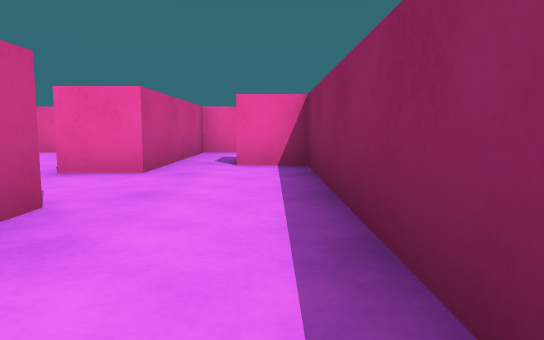
[1] (above)

22 first-person views from a walk through a scene from a Unity 3-D project. The camera is 0.51 m above the floor, tilts 6° down and sees 70° across. The floor is counted in squares, 1 m on a side. Each view is taken from the middle of a square. On the plan, view 1 faces up. The plan holds only what a view shows up to about 9 squares ahead; the rest is blank. The place goes on beyond the plan. The player character is not drawn.

[2]
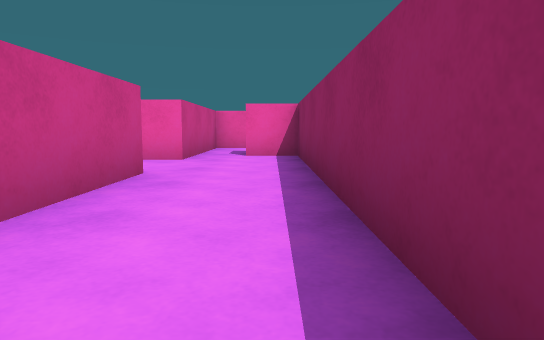

[3]
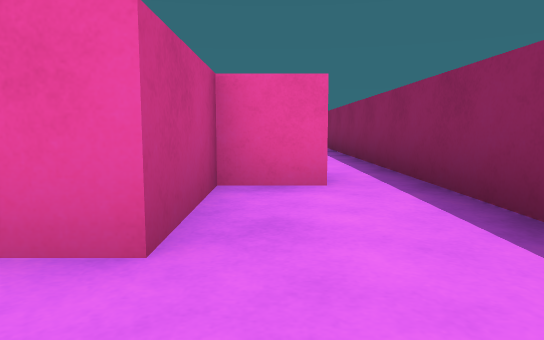

[4]
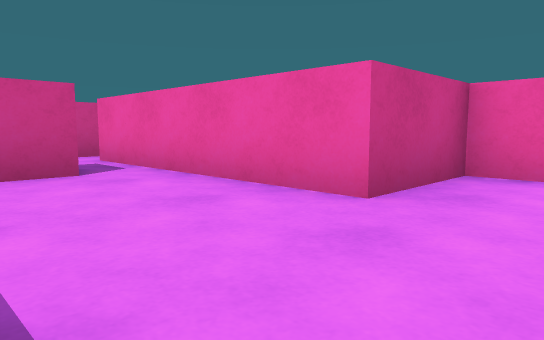

[5]
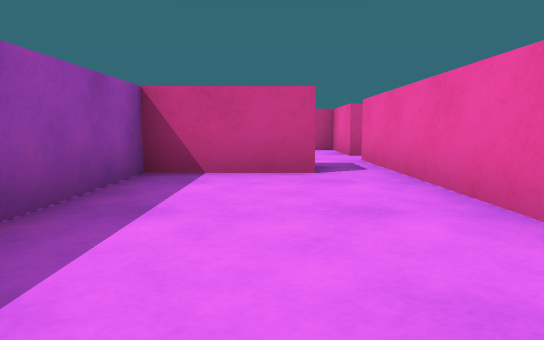

[6]
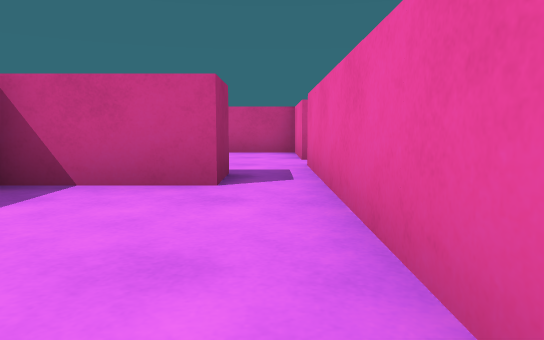

[7]
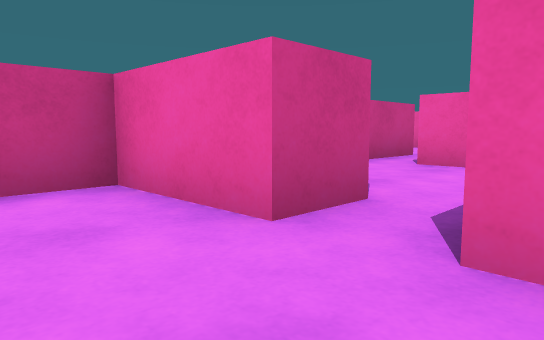

[8]
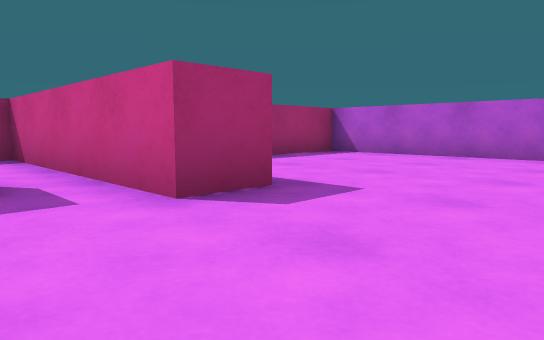

[9]
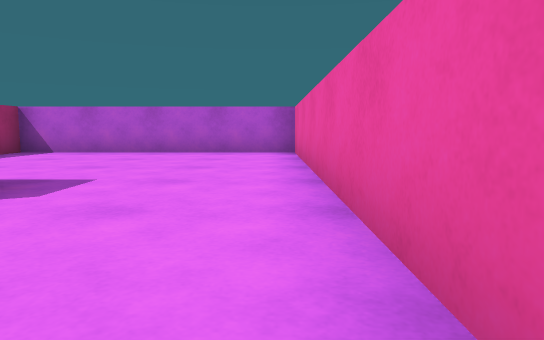

[10]
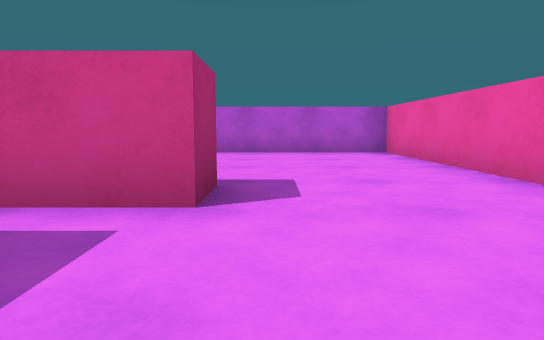

[11]
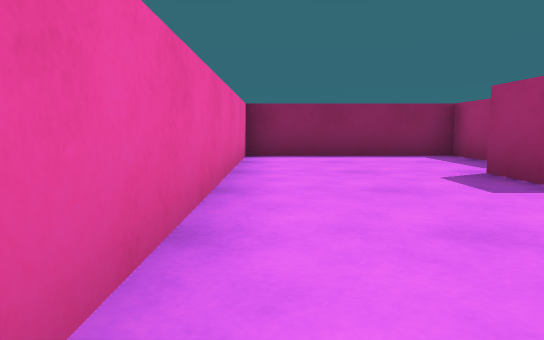

[12]
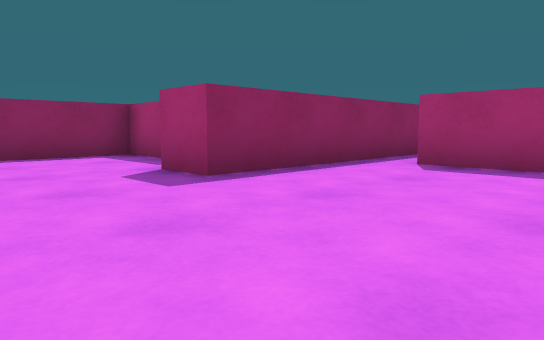

[13]
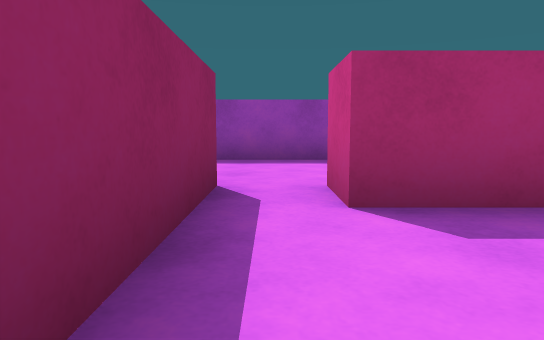

[14]
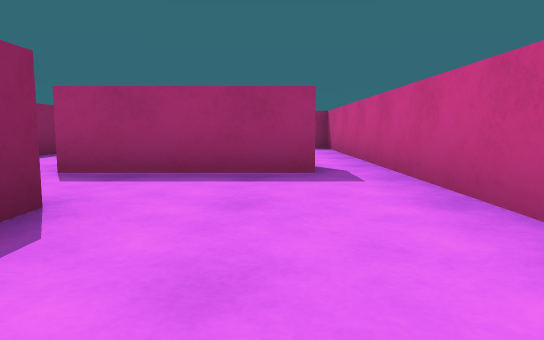

[15]
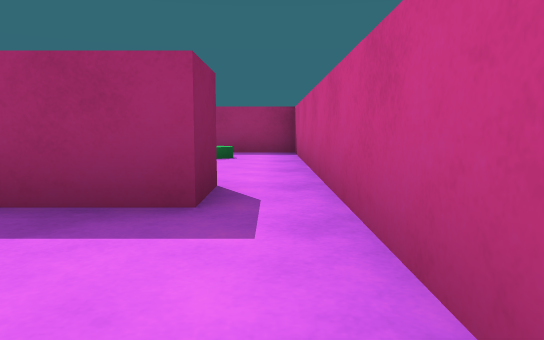

[16]
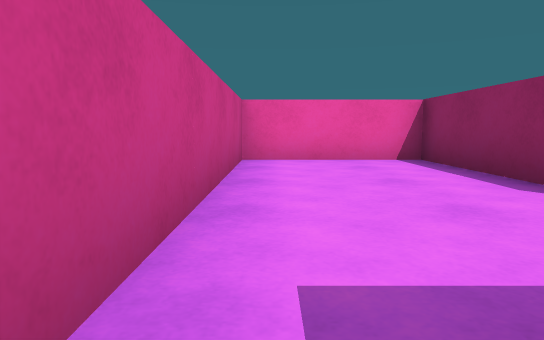

[17]
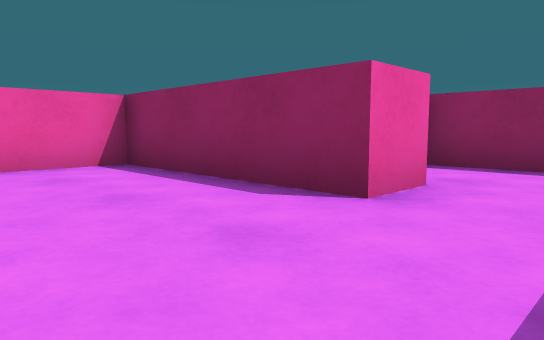

[18]
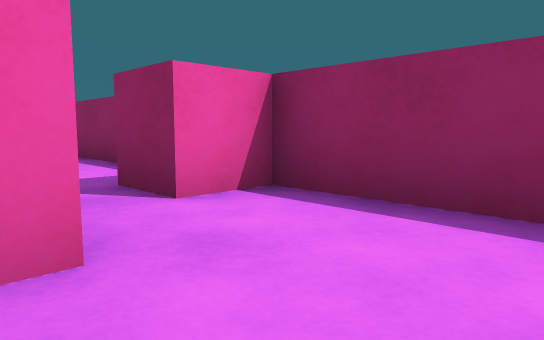

[19]
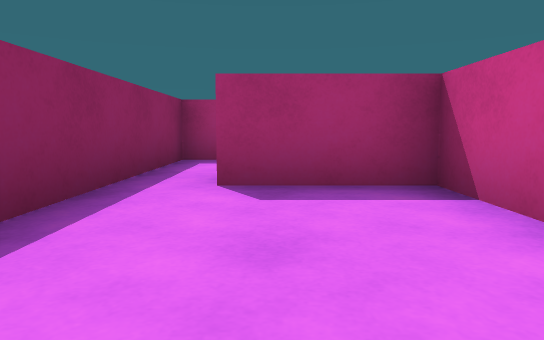

[20]
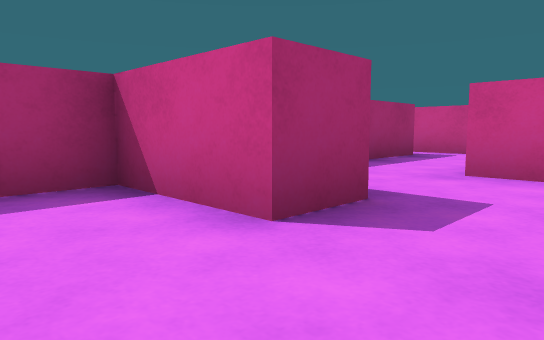

[21]
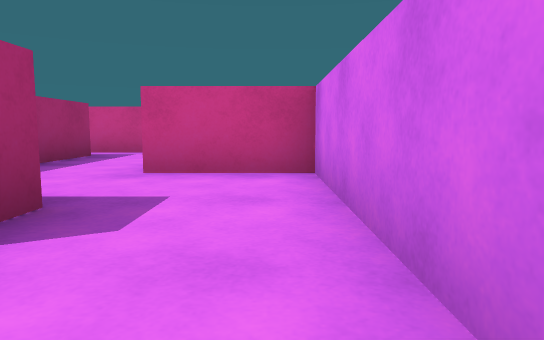

[22]
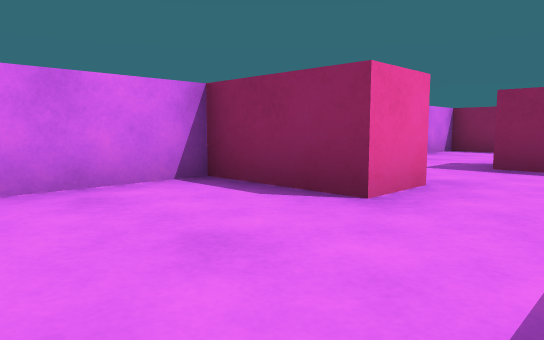

### Floor plan
Points are (right, up) in squares from view 1. A wall is a line through its corners. A room is listed if a view was taken in it or the views show most of it. See-through windows are left out.
Room 1 (views 1, 2, 18, 19, 20, 21, 22)
walls: (-2.6, 9.5) (-1.5, 9.5); (-1.5, 8.5) (-1.5, 4.5) (-2.5, 4.5); (0.5, 12.5) (0.5, 13.5) (-8.5, 13.5); (-9.5, 10.2) (-9.5, 9); (-2.6, 2.5) (-1.5, 2.5) (-1.5, 0); (-1.5, -2.4) (-1.5, -4.5); (0.5, -4) (0.5, 11)
ways out: opening at (-0.5, -4.5) to room 2; opening at (-2, 3.5) to room 3
objects: pink block (-8, 9) to (-7, 9); pink block (-6, 12) to (-6, 13); pink block (-3, 10) to (-3, 11); pink cube (-1, -2); pink cube (-1, 9); pink cube (0, 6)
Room 2 (views 3, 4, 5, 6, 7, 8, 9, 10, 11, 12, 13)
walls: (-10.5, -2.6) (-10.5, 1.5) (-9.5, 1.5) (-9.5, -6); (-6.5, 0.4) (-6.5, 4.5) (-15.5, 4.5) (-15.5, -1.5) (-11.5, -1.5); (-8, -7.5) (-6, -7.5); (-4.5, -7.5) (-2, -7.5); (-1.5, -4.5) (-6.5, -4.5) (-6.5, -1.6)
ways out: opening at (-0.5, -4.5) to room 1; opening at (-11, -2)
objects: pink block (-9, -4) to (-8, -4); pink block (-8, 0) to (-7, 0); pink block (-5, -7) to (-5, -6)
Room 3 (views 14, 15, 16, 17)
walls: (-2.5, 4.5) (-2.5, 8.5) (-5.5, 8.5) (-5.5, -3.5) (-3.8, -3.5)
ways out: opening at (-2, 3.5) to room 1
objects: green cylinder (-4, -2); pink block (-4, 2) to (-3, 2)

Positions as (right, up) in squares from view 1, and headings:
1: (0, 0), facing up
2: (0, -2), facing up
3: (-1, -6), facing up
4: (0, -7), facing up-left
5: (0, -6), facing left
6: (-1, -5), facing left
7: (-6, -6), facing up-left
8: (-8, 4), facing down-left
9: (-7, 4), facing left
10: (-7, 2), facing left
11: (-14, 4), facing right
12: (-14, 4), facing down-right
13: (-7, -1), facing down
14: (-4, 7), facing down
15: (-5, 5), facing down
16: (-5, 2), facing up
17: (-5, 3), facing up-right
18: (-2, 3), facing up-right
19: (-1, 13), facing down
20: (-1, 13), facing down-left
21: (-1, 13), facing left
22: (-9, 10), facing up-right
